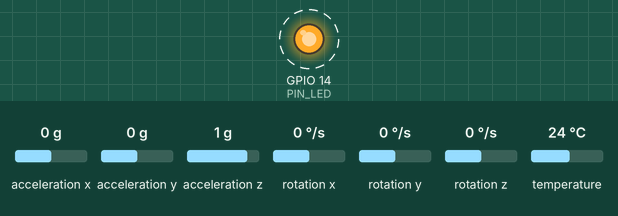
Simulated run of this sketch. Board: ESP32. Shown: output pins drawn as LEDs (lit = HIGH). Dashed ring = blinking. The inputs (shaded band) are chosen by the test bench; at power-on: acceleration x 0 g, acceleration y 0 g, acceleration z 1 g, rotation x 0 °/s, rotation y 0 °/s, rotation z 0 °/s, temperature 24 °C. What the sketch prints to the serial monitor is not drawn.

Above: at 1.2 s.
Timing chart, 0 to 4.0 s (numbered marks = the images above):
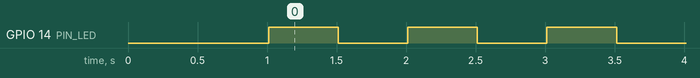

The sketch:

test_02_led_mpu.ino
```cpp
// TEST 02 (2026-10-24) : LED sur GPIO 14 et MPU6050 (bibliothèque Adafruit).
// Test matériel : LED sur GPIO 14 et MPU6050 sur I2C (SDA 21, SCL 22).
// Moniteur série : 115200 bauds.
#include <Wire.h>
#include <Adafruit_MPU6050.h>
#include <Adafruit_Sensor.h>

const int PIN_LED = 14;
const int PIN_SDA = 21;
const int PIN_SCL = 22;

Adafruit_MPU6050 mpu;
bool mpuOk = false;

// Cherche les appareils I2C branchés et affiche leur adresse.
void scanI2C() {
  Serial.println("[I2C] Recherche d'appareils...");
  int trouves = 0;
  for (uint8_t adresse = 1; adresse < 127; adresse++) {
    Wire.beginTransmission(adresse);
    if (Wire.endTransmission() == 0) {
      Serial.print("[I2C] Appareil trouve a l'adresse 0x");
      Serial.println(adresse, HEX);
      trouves++;
    }
  }
  if (trouves == 0) Serial.println("[I2C] Aucun appareil : verifiez SDA, SCL, 3,3 V et GND.");
}

void setup() {
  Serial.begin(115200);
  delay(1000);
  Serial.println("\n[TEST] LED + MPU6050");

  pinMode(PIN_LED, OUTPUT);
  digitalWrite(PIN_LED, LOW);

  Wire.begin(PIN_SDA, PIN_SCL);
  scanI2C();

  if (mpu.begin()) {
    mpuOk = true;
    mpu.setAccelerometerRange(MPU6050_RANGE_2_G);
    Serial.println("[MPU] MPU6050 pret.");
  } else {
    Serial.println("[MPU] MPU6050 introuvable.");
  }
}

void loop() {
  static unsigned long dernier = 0;
  static bool ledAllumee = false;

  if (millis() - dernier >= 500) {
    dernier = millis();

    ledAllumee = !ledAllumee;
    digitalWrite(PIN_LED, ledAllumee ? HIGH : LOW);

    if (mpuOk) {
      sensors_event_t a, g, t;
      mpu.getEvent(&a, &g, &t);
      float roulis  = atan2(a.acceleration.y, a.acceleration.z) * 180 / PI;
      float tangage = atan2(-a.acceleration.x,
                            sqrt(a.acceleration.y * a.acceleration.y +
                                 a.acceleration.z * a.acceleration.z)) * 180 / PI;
      Serial.print("LED ");
      Serial.print(ledAllumee ? "ON " : "OFF");
      Serial.print(" | roulis ");
      Serial.print(roulis, 1);
      Serial.print(" deg | tangage ");
      Serial.print(tangage, 1);
      Serial.println(" deg");
    }
  }
}
```

Measured:
- by itself, GPIO 14 (PIN_LED): alternates HIGH for 0.50 s and LOW for 0.50 s
